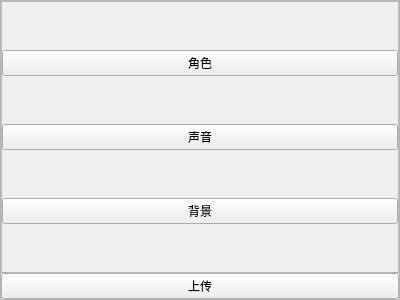
<?xml version="1.0" encoding="UTF-8"?>
<ui version="4.0">
 <class>upload_menu</class>
 <widget class="QWidget" name="upload_menu">
  <property name="geometry">
   <rect>
    <x>0</x>
    <y>0</y>
    <width>400</width>
    <height>300</height>
   </rect>
  </property>
  <property name="windowTitle">
   <string>Form</string>
  </property>
  <layout class="QVBoxLayout" name="verticalLayout_3">
   <property name="spacing">
    <number>0</number>
   </property>
   <property name="leftMargin">
    <number>0</number>
   </property>
   <property name="topMargin">
    <number>0</number>
   </property>
   <property name="rightMargin">
    <number>0</number>
   </property>
   <property name="bottomMargin">
    <number>0</number>
   </property>
   <item>
    <widget class="QFrame" name="all_frame">
     <property name="frameShape">
      <enum>QFrame::Shape::StyledPanel</enum>
     </property>
     <property name="frameShadow">
      <enum>QFrame::Shadow::Raised</enum>
     </property>
     <layout class="QVBoxLayout" name="verticalLayout_2">
      <property name="spacing">
       <number>0</number>
      </property>
      <property name="leftMargin">
       <number>0</number>
      </property>
      <property name="topMargin">
       <number>0</number>
      </property>
      <property name="rightMargin">
       <number>0</number>
      </property>
      <property name="bottomMargin">
       <number>0</number>
      </property>
      <item>
       <widget class="QFrame" name="menu_frame">
        <property name="frameShape">
         <enum>QFrame::Shape::StyledPanel</enum>
        </property>
        <property name="frameShadow">
         <enum>QFrame::Shadow::Raised</enum>
        </property>
        <layout class="QVBoxLayout" name="verticalLayout">
         <property name="spacing">
          <number>0</number>
         </property>
         <property name="leftMargin">
          <number>0</number>
         </property>
         <property name="topMargin">
          <number>0</number>
         </property>
         <property name="rightMargin">
          <number>0</number>
         </property>
         <property name="bottomMargin">
          <number>0</number>
         </property>
         <item>
          <widget class="QPushButton" name="btn_sprite">
           <property name="text">
            <string>角色</string>
           </property>
          </widget>
         </item>
         <item>
          <widget class="QPushButton" name="btn_bg">
           <property name="text">
            <string>声音</string>
           </property>
          </widget>
         </item>
         <item>
          <widget class="QPushButton" name="btn_sound">
           <property name="text">
            <string>背景</string>
           </property>
          </widget>
         </item>
        </layout>
       </widget>
      </item>
      <item>
       <widget class="QPushButton" name="btn_upload">
        <property name="text">
         <string>上传</string>
        </property>
       </widget>
      </item>
     </layout>
    </widget>
   </item>
  </layout>
 </widget>
 <resources/>
 <connections/>
</ui>
